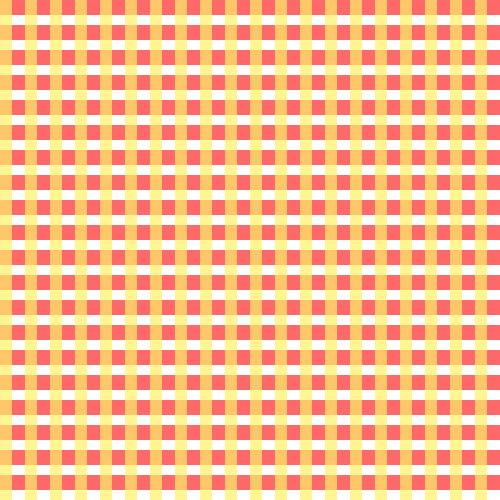
Frame 1 (no input)
Frame 60 (the mouse pressed at the canvas centre just before this capture): identical to frame 1, image omitted
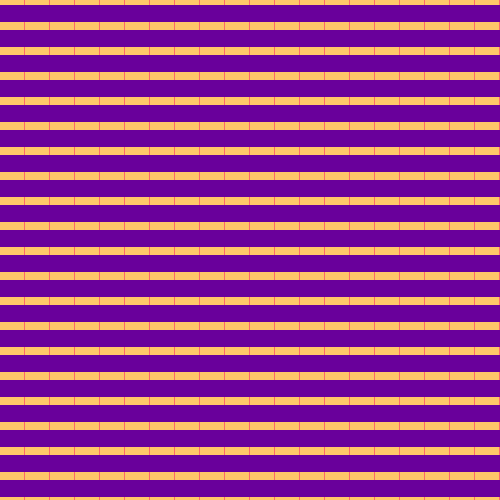
Frame 120 (the mouse held since frame 60 and released just before this capture)

The Processing sketch that drew these frames (run headless with seeded random() and noise(); from frame 60 on, the mouse is pressed at the canvas centre):

// Processing sketch: processing_27841
// ── processing_27841.pde

void setup(){

size(500,500);
}

void draw(){
  background(255,255,255);
  smooth();
 

//Werte
  int zahl1 = 20;
  

// alle Schleifen
  for(int i = 0; i<zahl1; i++){
  for(int j = 0; j<zahl1; j++){
    
//Die eigentliche Form
rot(0, height/zahl1*i, 500, mouseX/zahl1, j*25, 0, j*25);
  }
}  
   for(int i = 0; i<zahl1; i++){
  for(int j = 0; j<zahl1; j++){
gelb(width/zahl1*i, 0, mouseY/zahl1, 500, i*25, 0, i*25, 15);
  }
  }

 for(int i = 0; i<zahl1; i++){
  for(int j = 0; j<zahl1; j++){
blau(0, height/zahl1*i, 500, mouseX/zahl1, j*25, 0, j*25, mouseX);
 }
  }
}

//Streifenfunktion
void rot (float x, float y, float breite, float hoehe, float rot, float gruen, float blau){
  noStroke();
  fill(255,105,105);
  rect(x,y,breite,hoehe+15);
}
void blau (float x, float y, float breite, float hoehe, float rot, float gruen, float blau, float deck){
  fill(105,0,155, deck);
  rect(x,y+5,breite,hoehe+5);
  }
  
void gelb (float x, float y, float weite, float breite, float rot, float gruen, float blau, float deck){
  noStroke();
  fill(252,234,105, deck);
  rect(x,y,weite+12,breite);
}
